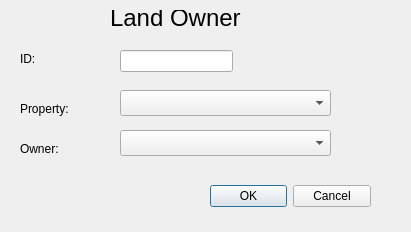
<?xml version="1.0" encoding="UTF-8"?>
<ui version="4.0">
 <class>land_area</class>
 <widget class="QDialog" name="land_area">
  <property name="geometry">
   <rect>
    <x>0</x>
    <y>0</y>
    <width>411</width>
    <height>232</height>
   </rect>
  </property>
  <property name="windowTitle">
   <string>Cultural Point Editing</string>
  </property>
  <property name="modal">
   <bool>false</bool>
  </property>
  <widget class="QDialogButtonBox" name="buttonBox">
   <property name="geometry">
    <rect>
     <x>210</x>
     <y>180</y>
     <width>161</width>
     <height>32</height>
    </rect>
   </property>
   <property name="orientation">
    <enum>Qt::Horizontal</enum>
   </property>
   <property name="standardButtons">
    <set>QDialogButtonBox::Cancel|QDialogButtonBox::Ok</set>
   </property>
  </widget>
  <widget class="QLabel" name="label_2">
   <property name="geometry">
    <rect>
     <x>20</x>
     <y>50</y>
     <width>91</width>
     <height>17</height>
    </rect>
   </property>
   <property name="text">
    <string>ID:</string>
   </property>
  </widget>
  <widget class="QLabel" name="label_3">
   <property name="geometry">
    <rect>
     <x>20</x>
     <y>100</y>
     <width>91</width>
     <height>17</height>
    </rect>
   </property>
   <property name="text">
    <string>Property:</string>
   </property>
  </widget>
  <widget class="QLabel" name="label_4">
   <property name="geometry">
    <rect>
     <x>110</x>
     <y>10</y>
     <width>151</width>
     <height>16</height>
    </rect>
   </property>
   <property name="font">
    <font>
     <pointsize>18</pointsize>
    </font>
   </property>
   <property name="text">
    <string>Land Owner</string>
   </property>
  </widget>
  <widget class="QLineEdit" name="landowner_id">
   <property name="geometry">
    <rect>
     <x>120</x>
     <y>50</y>
     <width>113</width>
     <height>22</height>
    </rect>
   </property>
   <property name="autoFillBackground">
    <bool>false</bool>
   </property>
   <property name="readOnly">
    <bool>true</bool>
   </property>
  </widget>
  <widget class="QLabel" name="label_5">
   <property name="geometry">
    <rect>
     <x>20</x>
     <y>140</y>
     <width>91</width>
     <height>17</height>
    </rect>
   </property>
   <property name="text">
    <string>Owner:</string>
   </property>
  </widget>
  <widget class="QComboBox" name="landarea_id">
   <property name="geometry">
    <rect>
     <x>120</x>
     <y>90</y>
     <width>211</width>
     <height>26</height>
    </rect>
   </property>
  </widget>
  <widget class="QComboBox" name="person_id">
   <property name="geometry">
    <rect>
     <x>120</x>
     <y>130</y>
     <width>211</width>
     <height>26</height>
    </rect>
   </property>
  </widget>
 </widget>
 <resources/>
 <connections>
  <connection>
   <sender>buttonBox</sender>
   <signal>accepted()</signal>
   <receiver>land_area</receiver>
   <slot>accept()</slot>
   <hints>
    <hint type="sourcelabel">
     <x>248</x>
     <y>254</y>
    </hint>
    <hint type="destinationlabel">
     <x>157</x>
     <y>274</y>
    </hint>
   </hints>
  </connection>
  <connection>
   <sender>buttonBox</sender>
   <signal>rejected()</signal>
   <receiver>land_area</receiver>
   <slot>reject()</slot>
   <hints>
    <hint type="sourcelabel">
     <x>316</x>
     <y>260</y>
    </hint>
    <hint type="destinationlabel">
     <x>286</x>
     <y>274</y>
    </hint>
   </hints>
  </connection>
 </connections>
</ui>
